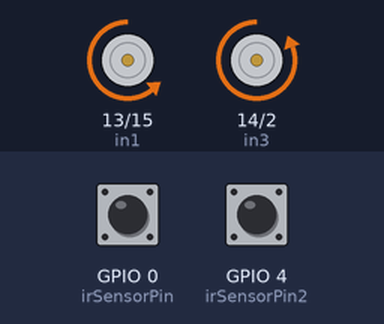
The sketch below on a simulated ESP32. Shown: motor-driver pin pairs drawn as motors (green arrow = first pin HIGH = forward, orange = second pin HIGH = backward, longer = more drive, scaled by the enable pin). The test bench sets the inputs (shaded band); at power-on: GPIO 0 (irSensorPin) LOW, GPIO 4 (irSensorPin2) LOW. What the sketch prints to the serial monitor is not drawn.

Above: at 1.2 s.
1.3 s: GPIO 0 (irSensorPin) driven HIGH
At 2.3 s:
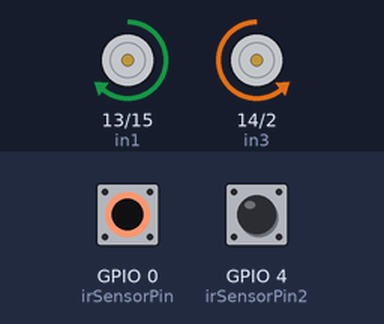
2.8 s: GPIO 0 (irSensorPin) driven LOW
At 3.4 s:
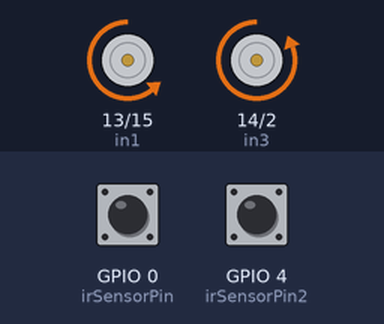
4.3 s: GPIO 4 (irSensorPin2) driven HIGH
At 5.5 s:
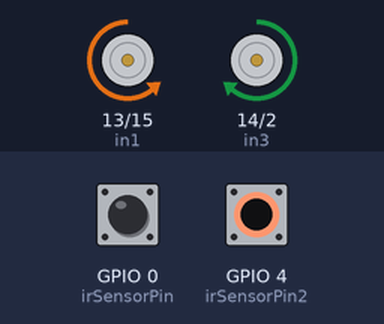
5.8 s: GPIO 4 (irSensorPin2) driven LOW
At 6.8 s:
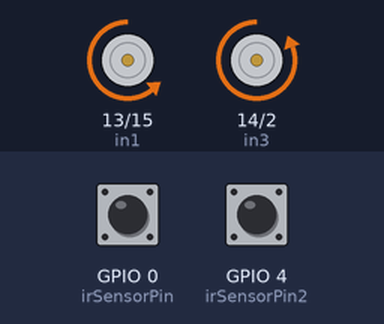
7.3 s: GPIO 0 (irSensorPin) pulsed HIGH 5 times (0.12 s each, 0.3 s apart)
At 9.3 s:
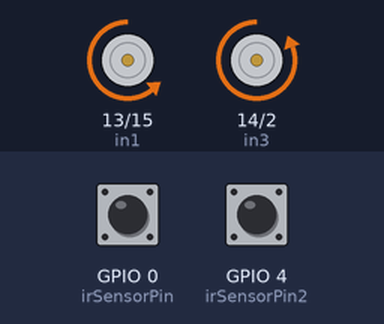
11.8 s: GPIO 4 (irSensorPin2) pulsed HIGH 2 times (0.12 s each, 0.3 s apart)
At 13.0 s:
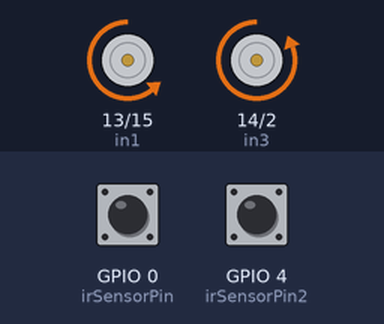
Timing chart, 0 to 14.8 s (numbered marks = the images above; inputs shaded):
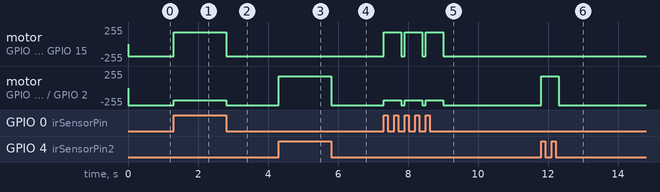

The sketch:

UPSI_Line_Following.ino
```cpp
/*
///////////////////////////////////////////////////////////////////////////////
        * Created by Bizbot Technology
        *
        * This is example code for UPSi student
        *
        * Visit our wibsite for any inquiry: https://www.bveetamini.com/
        *
        * Follow our social media to know our latest update
           *
           * https://whatsapp.com/channel/0029Va6H23XCXC3MqHMSe61L
           *
           * https://www.linkedin.com/company/bizbot-technology/
           *
 /////////////////////////////////////////////////////////////////////////////
*/

//Right Motor A Pin connections
int enA = 12;
int in1 = 13;
int in2 = 15;
// Motor B Pin connections
int enB = 16;
int in3 = 14;
int in4 = 2;

//Pin sensor connection
const int irSensorPin = 0; //right
const int irSensorPin2 = 4; //LEFT

//constant variable
int rightstate = LOW;
int leftstate = LOW;

void setup() {
	// Set all the motor control and ir pins to outputs or input
  Serial.begin(115200) ;
	pinMode(enA, OUTPUT);
	pinMode(enB, OUTPUT);
	pinMode(in1, OUTPUT);
	pinMode(in2, OUTPUT);
	pinMode(in3, OUTPUT);
	pinMode(in4, OUTPUT);

  pinMode(irSensorPin, INPUT);
  pinMode(irSensorPin2, INPUT);


}

void loop() {
  //read signal data from irsensor
  int sensorState = digitalRead(irSensorPin);
  int sensorState2 = digitalRead(irSensorPin2);

//one ir sensor
  // if (sensorState == HIGH){
  //   Serial.println("black route");
  //   delay(300);
  //   right();
  //   delay(500);
  // }

  // else if (sensorState == LOW){
  //   Serial.println("white route");
  //   forward();
  // }

//Two IR Sensor
  if (sensorState == HIGH && sensorState2 == LOW && rightstate == LOW){
    Serial.println("turn right");
    rightstate = !rightstate;
    // delay(100);
    right();
    delay(500);
  }

  else if(sensorState == LOW && sensorState2 == HIGH && leftstate == LOW){
    Serial.println("turn left");
    leftstate = !leftstate;
    // delay(100);
    left();
    delay(500);
  }

  else if (sensorState == LOW && sensorState2 == LOW){
    Serial.println("white route");
    rightstate = LOW;
    leftstate = LOW;
    forward();
  }

}


void forward(void) {
  // For PWM maximum possible values are 0 to 255
	analogWrite(enA, 180);
	analogWrite(enB, 255);

	// Turn on motor A & B
	digitalWrite(in1, LOW);
	digitalWrite(in2, HIGH);
  digitalWrite(in3, LOW);
	digitalWrite(in4, HIGH);
}

void backward(void) {
	// For PWM maximum possible values are 0 to 255
	analogWrite(enA, 180);
	analogWrite(enB, 255);

	// Turn on motor A & B
	 digitalWrite(in1, HIGH);
	 digitalWrite(in2, LOW);
	digitalWrite(in3, HIGH);
	digitalWrite(in4, LOW);
}

void right(void) {
   	// For PWM maximum possible values are 0 to 255
	analogWrite(enA, 180);
	analogWrite(enB, 180);

	// Turn on motor A & B
	digitalWrite(in1, HIGH);
	digitalWrite(in2, LOW);
	digitalWrite(in3, LOW);
	digitalWrite(in4, HIGH);
}
void left(void) {
 	// For PWM maximum possible values are 0 to 255
	analogWrite(enA, 180);
	analogWrite(enB, 180);

	// Turn on motor A & B
	digitalWrite(in1, LOW);
	digitalWrite(in2, HIGH);
	digitalWrite(in3, HIGH);
	digitalWrite(in4, LOW);
}


void stopped(void) {
      	// For PWM maximum possible values are 0 to 255
	analogWrite(enA, 0);
	analogWrite(enB, 0);

	// Turn on motor A & B
	digitalWrite(in1, HIGH);
	digitalWrite(in2, LOW);
	digitalWrite(in3, HIGH);
	digitalWrite(in4, LOW);
}
```

Measured:
- after the input at 1.3 s, motor on GPIO 13 (in1) / GPIO 15 (in2): backward 180/255 → forward 180/255 at once; motor on GPIO 14 (in3) / GPIO 2 (in4): backward 255/255 → backward 180/255 at once
- after the input at 2.8 s, motor on GPIO 13 (in1) / GPIO 15 (in2): forward 180/255 → backward 180/255 at once; motor on GPIO 14 (in3) / GPIO 2 (in4): backward 180/255 → backward 255/255 at once
- after the input at 4.3 s, motor on GPIO 14 (in3) / GPIO 2 (in4): backward 255/255 → forward 180/255 at once
- after the input at 5.8 s, motor on GPIO 14 (in3) / GPIO 2 (in4): forward 180/255 → backward 255/255 at once
- after the input at 11.8 s, motor on GPIO 14 (in3) / GPIO 2 (in4): backward 255/255 → forward 180/255 at once, → backward 255/255 0.50 s later
